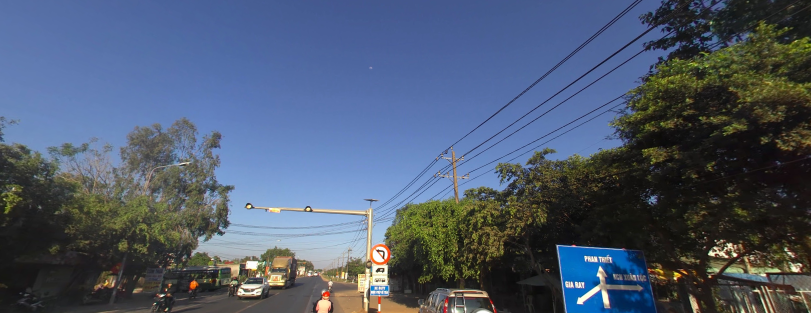
#> input picture dataset_balanced/train_data/images/test/frame_33.png, 1622 x 626 px, found by its file name (shown at 1/2 size)
$ jupyter execute --allow-errors TrainYolov5.ipynb   (shell and % lines are left out)
#> lines starting #> are read from the running program, lines starting #| are printed output that depends on the picture
<a href="https://colab.research.google.com/github/piag13/ML/blob/work/TrainYolov5.ipynb" target="_parent"></a>

[cell 1]
from google.colab import drive
#> (the rest of this cell did not finish here and is left out)

[cell 2]
%cd /content/drive/MyDrive

[cell 3]
%cd /content/drive/MyDrive/yolov5

[cell 4]
%cd /content/drive/MyDrive/yolov5

[cell 5]
%cd /content/drive/MyDrive/yolov5

[cell 6]
def imShow(path):
  import cv2
  import matplotlib.pyplot as plt
  %matplotlib inline

  image = cv2.imread(path)
#> image is the input picture: shape (626, 1622, 3); mean B, G, R 110.1, 90.1, 77.6
  height, width = image.shape[:2]
#> height = 626; width = 1622
  resized_image = cv2.resize(image,(3*width, 3*height), interpolation = cv2.INTER_CUBIC)

  fig = plt.gcf()
  fig.set_size_inches(18, 10)
  plt.axis("off")
  plt.imshow(cv2.cvtColor(resized_image, cv2.COLOR_BGR2RGB))
  plt.show()
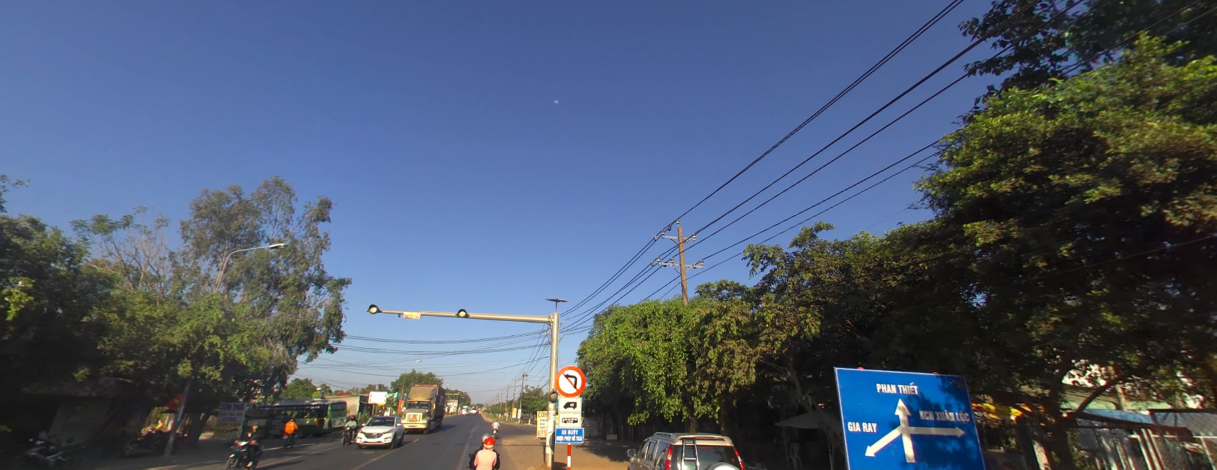
#> shown: shape (1878, 4866, 3) (shown at 1/4 size); mean R, G, B 77.6, 90.1, 110.1
